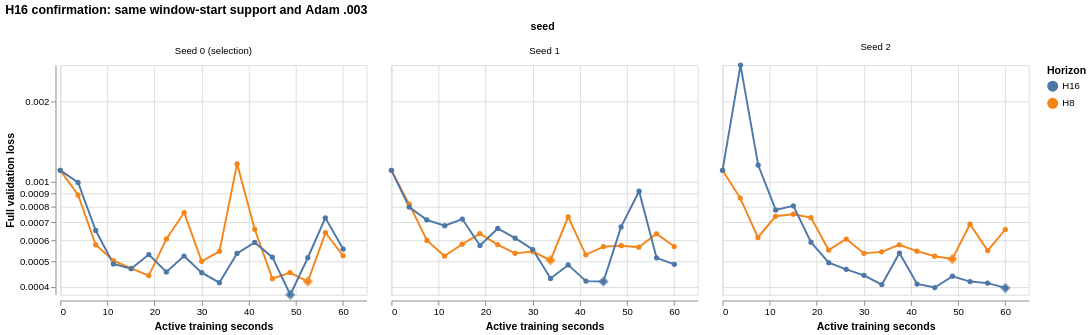

Here is the Vega-Lite specification saved for this chart:
### Vega-Lite specification from a JSON file in a GitHub repository (floating-point values rounded to 4 significant figures)
{"config": {"view": {"continuousWidth": 300, "continuousHeight": 300}}, "data": {"values": [{"seed": "Seed 0 (selection)", "horizon": "H8", "seconds": 0.0, "loss": 0.001101, "selected": false}, {"seed": "Seed 0 (selection)", "horizon": "H8", "seconds": 3.779, "loss": 0.0008883, "selected": false}, {"seed": "Seed 0 (selection)", "horizon": "H8", "seconds": 7.513, "loss": 0.0005769, "selected": false}, {"seed": "Seed 0 (selection)", "horizon": "H8", "seconds": 11.27, "loss": 0.0005022, "selected": false}, {"seed": "Seed 0 (selection)", "horizon": "H8", "seconds": 15.04, "loss": 0.0004694, "selected": false}, {"seed": "Seed 0 (selection)", "horizon": "H8", "seconds": 18.79, "loss": 0.0004411, "selected": false}, {"seed": "Seed 0 (selection)", "horizon": "H8", "seconds": 22.53, "loss": 0.0006067, "selected": false}, {"seed": "Seed 0 (selection)", "horizon": "H8", "seconds": 26.29, "loss": 0.0007628, "selected": false}, {"seed": "Seed 0 (selection)", "horizon": "H8", "seconds": 30.01, "loss": 0.0004993, "selected": false}, {"seed": "Seed 0 (selection)", "horizon": "H8", "seconds": 33.79, "loss": 0.000545, "selected": false}, {"seed": "Seed 0 (selection)", "horizon": "H8", "seconds": 37.52, "loss": 0.001165, "selected": false}, {"seed": "Seed 0 (selection)", "horizon": "H8", "seconds": 41.28, "loss": 0.0006594, "selected": false}, {"seed": "Seed 0 (selection)", "horizon": "H8", "seconds": 45.01, "loss": 0.0004295, "selected": false}, {"seed": "Seed 0 (selection)", "horizon": "H8", "seconds": 48.75, "loss": 0.0004528, "selected": false}, {"seed": "Seed 0 (selection)", "horizon": "H8", "seconds": 52.54, "loss": 0.0004189, "selected": true}, {"seed": "Seed 0 (selection)", "horizon": "H8", "seconds": 56.29, "loss": 0.0006404, "selected": false}, {"seed": "Seed 0 (selection)", "horizon": "H8", "seconds": 60.03, "loss": 0.0005241, "selected": false}, {"seed": "Seed 0 (selection)", "horizon": "H16", "seconds": 0.0, "loss": 0.001101, "selected": false}, {"seed": "Seed 0 (selection)", "horizon": "H16", "seconds": 3.772, "loss": 0.0009914, "selected": false}, {"seed": "Seed 0 (selection)", "horizon": "H16", "seconds": 7.521, "loss": 0.0006527, "selected": false}, {"seed": "Seed 0 (selection)", "horizon": "H16", "seconds": 11.27, "loss": 0.000488, "selected": false}, {"seed": "Seed 0 (selection)", "horizon": "H16", "seconds": 15.03, "loss": 0.0004685, "selected": false}, {"seed": "Seed 0 (selection)", "horizon": "H16", "seconds": 18.79, "loss": 0.0005297, "selected": false}, {"seed": "Seed 0 (selection)", "horizon": "H16", "seconds": 22.51, "loss": 0.0004556, "selected": false}, {"seed": "Seed 0 (selection)", "horizon": "H16", "seconds": 26.26, "loss": 0.000523, "selected": false}, {"seed": "Seed 0 (selection)", "horizon": "H16", "seconds": 30.02, "loss": 0.0004525, "selected": false}, {"seed": "Seed 0 (selection)", "horizon": "H16", "seconds": 33.77, "loss": 0.0004149, "selected": false}, {"seed": "Seed 0 (selection)", "horizon": "H16", "seconds": 37.51, "loss": 0.0005348, "selected": false}, {"seed": "Seed 0 (selection)", "horizon": "H16", "seconds": 41.26, "loss": 0.0005884, "selected": false}, {"seed": "Seed 0 (selection)", "horizon": "H16", "seconds": 45.01, "loss": 0.0005176, "selected": false}, {"seed": "Seed 0 (selection)", "horizon": "H16", "seconds": 48.82, "loss": 0.0003735, "selected": true}, {"seed": "Seed 0 (selection)", "horizon": "H16", "seconds": 52.54, "loss": 0.0005152, "selected": false}, {"seed": "Seed 0 (selection)", "horizon": "H16", "seconds": 56.25, "loss": 0.0007289, "selected": false}, {"seed": "Seed 0 (selection)", "horizon": "H16", "seconds": 60.04, "loss": 0.0005558, "selected": false}, {"seed": "Seed 1", "horizon": "H8", "seconds": 0.0, "loss": 0.001101, "selected": false}, {"seed": "Seed 1", "horizon": "H8", "seconds": 3.782, "loss": 0.0008205, "selected": false}, {"seed": "Seed 1", "horizon": "H8", "seconds": 7.538, "loss": 0.000599, "selected": false}, {"seed": "Seed 1", "horizon": "H8", "seconds": 11.27, "loss": 0.0005229, "selected": false}, {"seed": "Seed 1", "horizon": "H8", "seconds": 15.0, "loss": 0.0005795, "selected": false}, {"seed": "Seed 1", "horizon": "H8", "seconds": 18.77, "loss": 0.0006353, "selected": false}, {"seed": "Seed 1", "horizon": "H8", "seconds": 22.53, "loss": 0.0005775, "selected": false}, {"seed": "Seed 1", "horizon": "H8", "seconds": 26.26, "loss": 0.0005353, "selected": false}, {"seed": "Seed 1", "horizon": "H8", "seconds": 30.04, "loss": 0.0005434, "selected": false}, {"seed": "Seed 1", "horizon": "H8", "seconds": 33.77, "loss": 0.0005036, "selected": true}, {"seed": "Seed 1", "horizon": "H8", "seconds": 37.51, "loss": 0.0007354, "selected": false}, {"seed": "Seed 1", "horizon": "H8", "seconds": 41.25, "loss": 0.0005284, "selected": false}, {"seed": "Seed 1", "horizon": "H8", "seconds": 45.02, "loss": 0.0005676, "selected": false}, {"seed": "Seed 1", "horizon": "H8", "seconds": 48.79, "loss": 0.0005721, "selected": false}, {"seed": "Seed 1", "horizon": "H8", "seconds": 52.52, "loss": 0.0005647, "selected": false}, {"seed": "Seed 1", "horizon": "H8", "seconds": 56.27, "loss": 0.0006345, "selected": false}, {"seed": "Seed 1", "horizon": "H8", "seconds": 60.03, "loss": 0.0005678, "selected": false}, {"seed": "Seed 1", "horizon": "H16", "seconds": 0.0, "loss": 0.001101, "selected": false}, {"seed": "Seed 1", "horizon": "H16", "seconds": 3.771, "loss": 0.0007999, "selected": false}, {"seed": "Seed 1", "horizon": "H16", "seconds": 7.506, "loss": 0.0007162, "selected": false}, {"seed": "Seed 1", "horizon": "H16", "seconds": 11.32, "loss": 0.0006805, "selected": false}, {"seed": "Seed 1", "horizon": "H16", "seconds": 15.05, "loss": 0.0007209, "selected": false}, {"seed": "Seed 1", "horizon": "H16", "seconds": 18.8, "loss": 0.0005729, "selected": false}, {"seed": "Seed 1", "horizon": "H16", "seconds": 22.57, "loss": 0.0006644, "selected": false}, {"seed": "Seed 1", "horizon": "H16", "seconds": 26.27, "loss": 0.0006105, "selected": false}, {"seed": "Seed 1", "horizon": "H16", "seconds": 30.01, "loss": 0.0005532, "selected": false}, {"seed": "Seed 1", "horizon": "H16", "seconds": 33.78, "loss": 0.0004305, "selected": false}, {"seed": "Seed 1", "horizon": "H16", "seconds": 37.53, "loss": 0.0004842, "selected": false}, {"seed": "Seed 1", "horizon": "H16", "seconds": 41.3, "loss": 0.0004204, "selected": false}, {"seed": "Seed 1", "horizon": "H16", "seconds": 45.0, "loss": 0.000419, "selected": true}, {"seed": "Seed 1", "horizon": "H16", "seconds": 48.75, "loss": 0.0006732, "selected": false}, {"seed": "Seed 1", "horizon": "H16", "seconds": 52.57, "loss": 0.0009183, "selected": false}, {"seed": "Seed 1", "horizon": "H16", "seconds": 56.28, "loss": 0.0005148, "selected": false}, {"seed": "Seed 1", "horizon": "H16", "seconds": 60.06, "loss": 0.0004865, "selected": false}, {"seed": "Seed 2", "horizon": "H8", "seconds": 0.0, "loss": 0.001101, "selected": false}, {"seed": "Seed 2", "horizon": "H8", "seconds": 3.757, "loss": 0.0008649, "selected": false}, {"seed": "Seed 2", "horizon": "H8", "seconds": 7.514, "loss": 0.0006147, "selected": false}, {"seed": "Seed 2", "horizon": "H8", "seconds": 11.25, "loss": 0.0007386, "selected": false}, {"seed": "Seed 2", "horizon": "H8", "seconds": 15.02, "loss": 0.0007518, "selected": false}, {"seed": "Seed 2", "horizon": "H8", "seconds": 18.78, "loss": 0.0007297, "selected": false}, {"seed": "Seed 2", "horizon": "H8", "seconds": 22.52, "loss": 0.0005506, "selected": false}, {"seed": "Seed 2", "horizon": "H8", "seconds": 26.26, "loss": 0.0006062, "selected": false}, {"seed": "Seed 2", "horizon": "H8", "seconds": 30.01, "loss": 0.0005351, "selected": false}, {"seed": "Seed 2", "horizon": "H8", "seconds": 33.77, "loss": 0.0005422, "selected": false}, {"seed": "Seed 2", "horizon": "H8", "seconds": 37.52, "loss": 0.0005767, "selected": false}, {"seed": "Seed 2", "horizon": "H8", "seconds": 41.27, "loss": 0.0005452, "selected": false}, {"seed": "Seed 2", "horizon": "H8", "seconds": 45.02, "loss": 0.000522, "selected": false}, {"seed": "Seed 2", "horizon": "H8", "seconds": 48.77, "loss": 0.0005094, "selected": true}, {"seed": "Seed 2", "horizon": "H8", "seconds": 52.52, "loss": 0.0006892, "selected": false}, {"seed": "Seed 2", "horizon": "H8", "seconds": 56.29, "loss": 0.0005484, "selected": false}, {"seed": "Seed 2", "horizon": "H8", "seconds": 60.02, "loss": 0.0006584, "selected": false}, {"seed": "Seed 2", "horizon": "H16", "seconds": 0.0, "loss": 0.001101, "selected": false}, {"seed": "Seed 2", "horizon": "H16", "seconds": 3.811, "loss": 0.002747, "selected": false}, {"seed": "Seed 2", "horizon": "H16", "seconds": 7.566, "loss": 0.001152, "selected": false}, {"seed": "Seed 2", "horizon": "H16", "seconds": 11.28, "loss": 0.0007803, "selected": false}, {"seed": "Seed 2", "horizon": "H16", "seconds": 15.03, "loss": 0.000809, "selected": false}, {"seed": "Seed 2", "horizon": "H16", "seconds": 18.77, "loss": 0.0005899, "selected": false}, {"seed": "Seed 2", "horizon": "H16", "seconds": 22.54, "loss": 0.0004935, "selected": false}, {"seed": "Seed 2", "horizon": "H16", "seconds": 26.25, "loss": 0.0004657, "selected": false}, {"seed": "Seed 2", "horizon": "H16", "seconds": 30.02, "loss": 0.000442, "selected": false}, {"seed": "Seed 2", "horizon": "H16", "seconds": 33.81, "loss": 0.0004079, "selected": false}, {"seed": "Seed 2", "horizon": "H16", "seconds": 37.55, "loss": 0.0005368, "selected": false}, {"seed": "Seed 2", "horizon": "H16", "seconds": 41.29, "loss": 0.00041, "selected": false}, {"seed": "Seed 2", "horizon": "H16", "seconds": 45.05, "loss": 0.0003978, "selected": false}, {"seed": "Seed 2", "horizon": "H16", "seconds": 48.81, "loss": 0.0004387, "selected": false}, {"seed": "Seed 2", "horizon": "H16", "seconds": 52.55, "loss": 0.0004188, "selected": false}, {"seed": "Seed 2", "horizon": "H16", "seconds": 56.25, "loss": 0.0004132, "selected": false}, {"seed": "Seed 2", "horizon": "H16", "seconds": 60.05, "loss": 0.0003962, "selected": true}]}, "facet": {"field": "seed", "type": "nominal"}, "spec": {"layer": [{"mark": {"type": "line", "point": true}, "encoding": {"color": {"field": "horizon", "title": "Horizon", "type": "nominal"}, "tooltip": [{"field": "seed", "type": "nominal"}, {"field": "horizon", "type": "nominal"}, {"field": "seconds", "type": "quantitative"}, {"field": "loss", "type": "quantitative"}], "x": {"field": "seconds", "title": "Active training seconds", "type": "quantitative"}, "y": {"field": "loss", "scale": {"nice": false, "type": "log"}, "title": "Full validation loss", "type": "quantitative"}}}, {"mark": {"type": "point", "filled": true, "shape": "diamond", "size": 120}, "encoding": {"color": {"field": "horizon", "title": "Horizon", "type": "nominal"}, "tooltip": [{"field": "seed", "type": "nominal"}, {"field": "horizon", "type": "nominal"}, {"field": "seconds", "type": "quantitative"}, {"field": "loss", "type": "quantitative"}], "x": {"field": "seconds", "title": "Active training seconds", "type": "quantitative"}, "y": {"field": "loss", "scale": {"nice": false, "type": "log"}, "title": "Full validation loss", "type": "quantitative"}}, "transform": [{"filter": "datum.selected"}]}], "height": 240, "width": 320}, "columns": 3, "title": "H16 confirmation: same window-start support and Adam .003", "$schema": "https://vega.github.io/schema/vega-lite/v6.4.1.json"}
